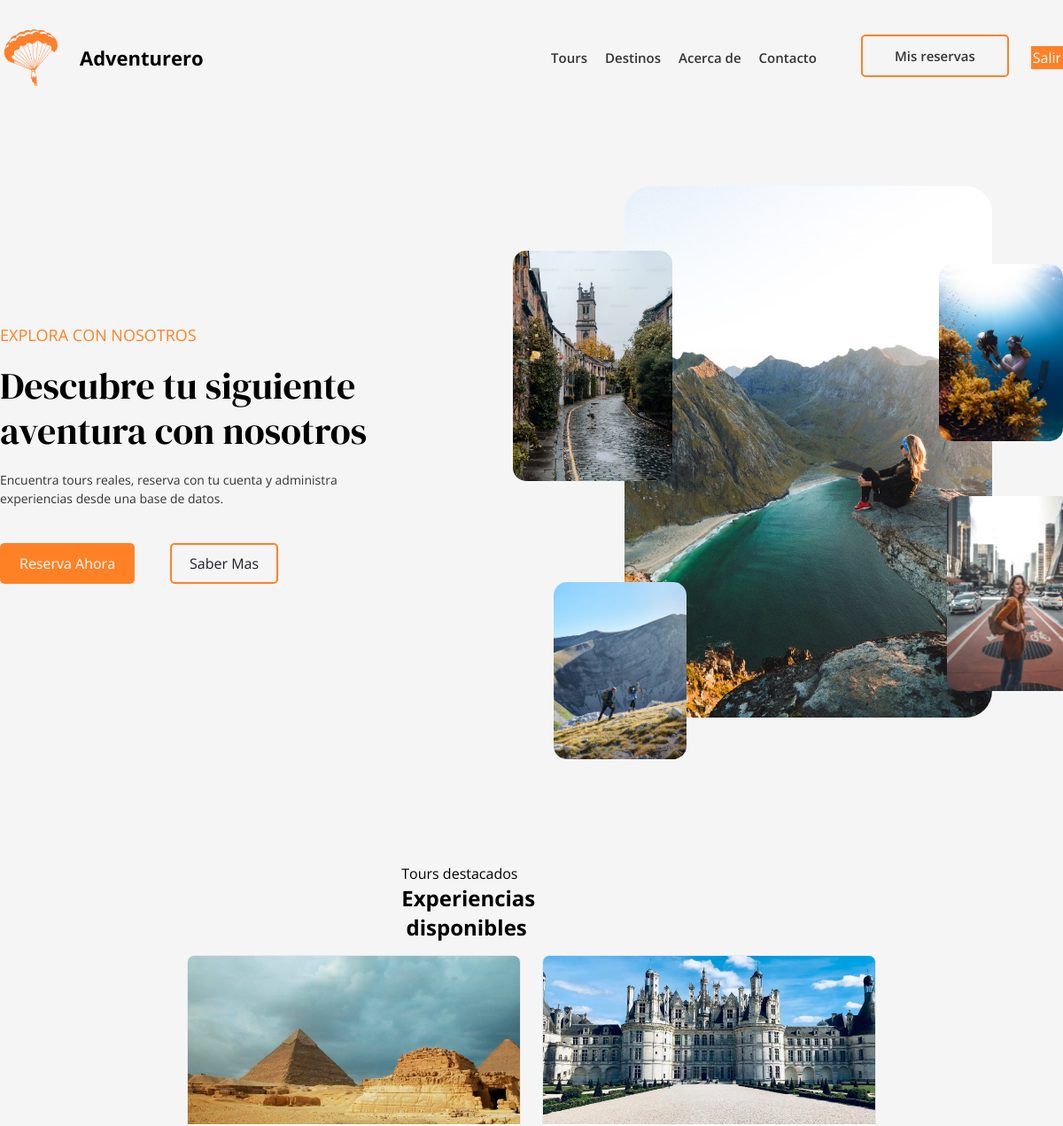
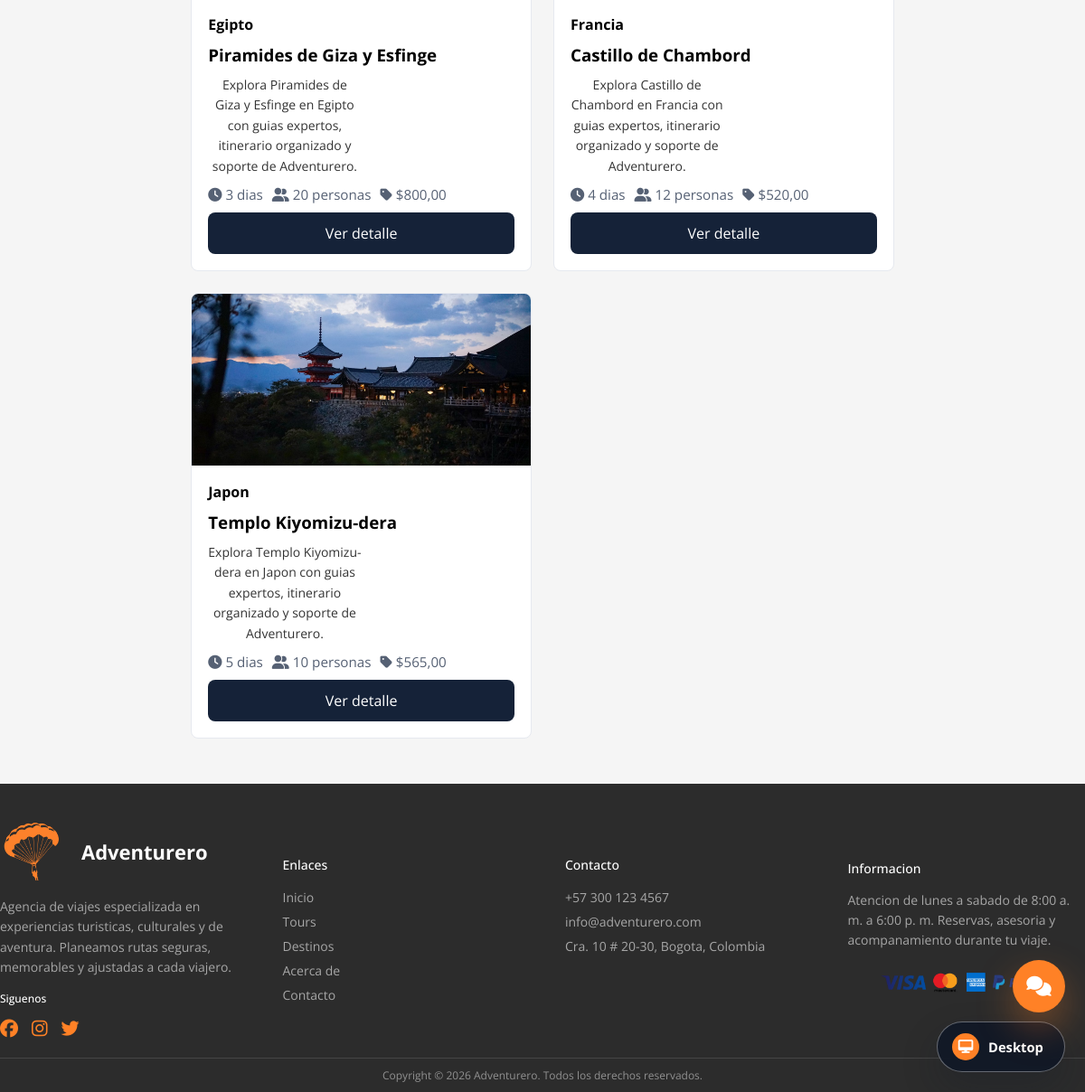
The app's page / (signed in) with its own data (2 pictures, top to bottom).
### core/models.py (models this page shows, shortened)
class Tour(models.Model):
    category = models.ForeignKey(Category, on_delete=models.PROTECT, related_name="tours")
    title = models.CharField(max_length=160)
    country = models.CharField(max_length=90)
    place = models.CharField(max_length=160)
    description = models.TextField()
    price = models.DecimalField(max_digits=10, decimal_places=2, validators=[MinValueValidator(0)])
    capacity = models.PositiveIntegerField(default=1)
    days = models.PositiveIntegerField(default=1)
    image = models.ImageField(upload_to="tours/", blank=True, help_text="Imagen del tour")
    is_featured = models.BooleanField(default=False)
    is_active = models.BooleanField(default=True)
    created_at = models.DateTimeField(auto_now_add=True)
    updated_at = models.DateTimeField(auto_now=True)
    class Meta:
        ordering = ["country", "place"]
    def get_absolute_url(self):
        return reverse("tour_detail", kwargs={"pk": self.pk})

### core/views.py (the view)
# urls.py: path("", views.HomeView.as_view(), name="home"),
class HomeView(TemplateView):
    template_name = "core/home.html"
    def get_context_data(self, **kwargs):
        context = super().get_context_data(**kwargs)
        context["featured_tours"] = Tour.objects.filter(is_active=True, is_featured=True)[:3]
        context["categories"] = Category.objects.all()[:4]
        return context

### templates/core/home.html (shortened to what this page needs)
{% extends "base.html" %}
{% load static %}
{% block content %}
<section class="container hero-banner">
    <div class="content">
        <span>Explora con nosotros</span>
        <h1>Descubre tu siguiente aventura con nosotros</h1>
        <p>Encuentra tours reales, reserva con tu cuenta y administra experiencias desde una base de datos.</p>
        <div class="buttons-hero-banner">
            <a href="{% url 'tour_list' %}" class="btn btn-banner-primary">Reserva ahora</a>
            <a href="{% url 'about' %}" class="btn btn-banner-secondary">Saber mas</a>
        </div>
    </div>
    <div class="container-images-banner">
        <div class="container-main-image">
            <img src="{% static 'img/home/banner-hero-main.avif' %}" alt="Destino principal" class="main-image">
        </div>
        <img src="{% static 'img/home/banner-hero-1.avif' %}" alt="Destino">
        <img src="{% static 'img/home/banner-hero-2.avif' %}" alt="Destino">
        <img src="{% static 'img/home/banner-hero-3.avif' %}" alt="Destino">
        <img src="{% static 'img/home/banner-hero-4.avif' %}" alt="Destino">
    </div>
</section>
<section class="container section-tours" id="travel-tours">
    <div class="content-section">
        <span>Tours destacados</span>
        <h2>Experiencias disponibles</h2>
    </div>
    <div class="tour-grid">
        {% for tour in featured_tours %}
            {% include "core/partials/tour_card.html" %}
        {% empty %}
            <p class="empty-state">Aun no hay tours destacados. Ejecuta los datos iniciales o crea uno desde el panel.</p>
        {% endfor %}
    </div>
</section>
{% endblock %}

### templates/core/partials/tour_card.html
{% load static %}
<article class="tour-card">
    {% if tour.image %}
        <img src="{{ tour.image.url }}" alt="{{ tour.place }}">
    {% else %}
        <img src="{% static 'img/tours/tour-1.avif' %}" alt="{{ tour.place }}">
    {% endif %}
    <div class="tour-card-body">
        <strong>{{ tour.country }}</strong>
        <h3>{{ tour.place }}</h3>
        <p>{{ tour.description|truncatewords:22 }}</p>
        <div class="meta-list">
            <span><i class="fa-solid fa-clock"></i> {{ tour.days }} dias</span>
            <span><i class="fa-solid fa-user-group"></i> {{ tour.capacity }} personas</span>
            <span><i class="fa-solid fa-tag"></i> ${{ tour.price }}</span>
        </div>
        <a class="btn-link" href="{{ tour.get_absolute_url }}" aria-label="Ver detalle de {{ tour.place }}">Ver detalle</a>
    </div>
</article>

### css/global.css (style rules this page uses)
:root { --primary-color: #ff8126; --text-color: #505050; --text-color-dark: #2c2c2c; --preview-surface: #111827; --title-font: 'DM Serif Display', serif; --text-font: 'Open Sans', sans-serif; --shadow: 0 8px 15px rgba(0, 0, 0, 0.1); }
* { margin: 0; padding: 0; box-sizing: border-box; }

### css/tours.css (style rules this page uses)
.btn { padding: 6px 12px; border-radius: 4px; font-size: 13px; text-decoration: none; cursor: pointer; }

### templates/base.html (style rules this page uses)
.tour-grid { display: grid; grid-template-columns: repeat(auto-fit, minmax(260px, 1fr)); gap: 24px; }
.tour-card { border: 1px solid #e6e9ef; border-radius: 8px; overflow: hidden; background: #fff; }
.tour-card img { width: 100%; height: 190px; object-fit: cover; display: block; }
.tour-card-body { padding: 18px; display: grid; gap: 10px; }
.btn-link { display: inline-flex; align-items: center; justify-content: center; gap: 8px; border: 0; border-radius: 8px; padding: 12px 16px; background: #152238; color: #fff; text-decoration: none; cursor: pointer; }
.meta-list { display: flex; flex-wrap: wrap; gap: 10px; color: #566174; font-size: .95rem; }

### records on screen
Tour: image (picture), country "Egipto", place "Piramides de Giza y Esfinge", description "Explora Piramides de Giza y Esfinge en Egipto con guias expertos, itinerario organizado y soporte de Adventurero.", days "3", capacity "20", price "800,00"
Tour: image (picture), country "Francia", place "Castillo de Chambord", description "Explora Castillo de Chambord en Francia con guias expertos, itinerario organizado y soporte de Adventurero.", days "4", capacity "12", price "520,00"
Tour: image (picture), country "Japon", place "Templo Kiyomizu-dera", description "Explora Templo Kiyomizu-dera en Japon con guias expertos, itinerario organizado y soporte de Adventurero.", days "5", capacity "10", price "565,00"
